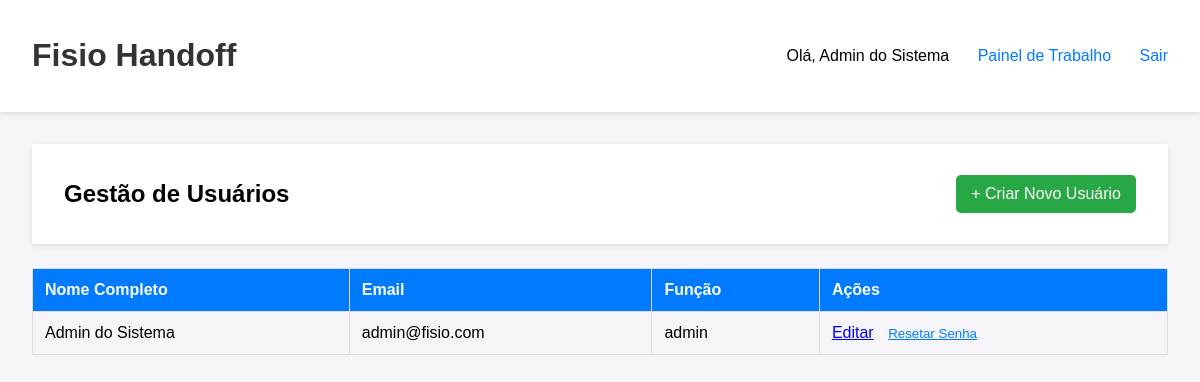
The page /admin/usuarios (signed in) on the database as committed earlier.
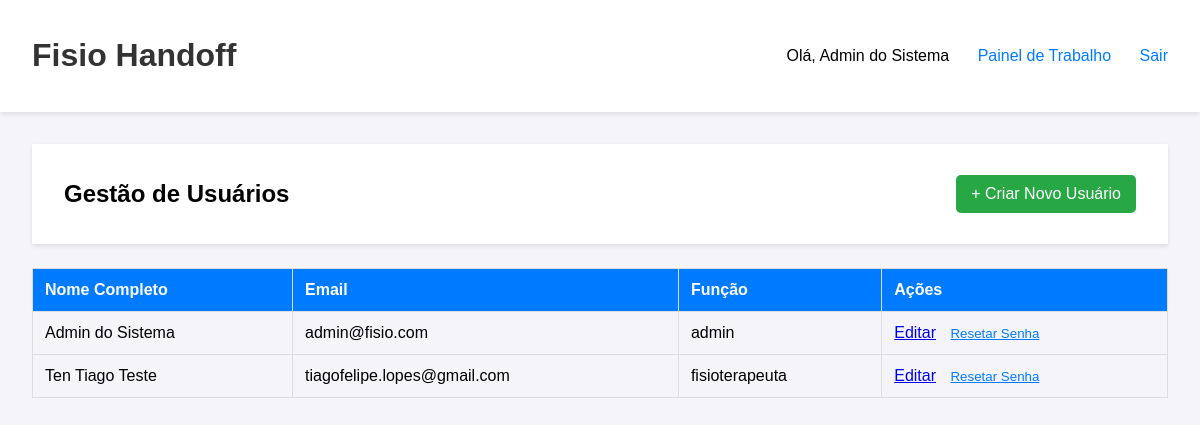
The same page on the database as committed later.
### tables this page shows
CREATE TABLE usuarios (
        id INTEGER PRIMARY KEY AUTOINCREMENT,
        nome_completo TEXT NOT NULL,
        email TEXT NOT NULL UNIQUE,
        senha_hash TEXT NOT NULL,
        funcao TEXT NOT NULL DEFAULT 'fisioterapeuta'
    );

### app.py (the view)
@app.route('/admin/usuarios')
@login_required
@admin_required
def lista_usuarios():
    conn = get_db_connection()
    usuarios = conn.execute('SELECT id, nome_completo, email, funcao FROM usuarios ORDER BY nome_completo').fetchall()
    conn.close()
    return render_template('admin/lista_usuarios.html', usuarios=usuarios)

### app.py (called while the page is built)
def admin_required(f):
    @wraps(f)
    def decorated_function(*args, **kwargs):
        if not current_user.is_authenticated or current_user.funcao != 'admin':
            flash('Acesso negado. Você precisa ser um administrador para ver esta página.', 'error')
            return redirect(url_for('painel_diario'))
        return f(*args, **kwargs)
    return decorated_function

@login_manager.user_loader
def load_user(user_id):
    conn = get_db_connection()
    user_data = conn.execute('SELECT * FROM usuarios WHERE id = ?', (user_id,)).fetchone()
    conn.close()
    if user_data:
        return Usuario(id=user_data['id'], nome_completo=user_data['nome_completo'], email=user_data['email'], funcao=user_data['funcao'])
    return None

def get_db_connection():
    conn = sqlite3.connect(DB_NAME)
    conn.row_factory = sqlite3.Row
    return conn

### templates/admin/lista_usuarios.html (shortened to what this page needs)
{% extends 'base.html' %}
{% block content %}
<div class="header" style="display: flex; justify-content: space-between; align-items: center;">
    <h2>Gestão de Usuários</h2>
    <a href="{{ url_for('criar_usuario') }}" class="btn btn-primary" style="color: white; text-decoration: none;">+ Criar Novo Usuário</a>
</div>
<table class="table">
    <thead>
        <tr>
            <th>Nome Completo</th>
            <th>Email</th>
            <th>Função</th>
            <th>Ações</th>
        </tr>
    </thead>
    <tbody>
        {% for usuario in usuarios %}
        <tr>
            <td>{{ usuario['nome_completo'] }}</td>
            <td>{{ usuario['email'] }}</td>
            <td>{{ usuario['funcao'] }}</td>
            <td class="actions">
                <a href="{{ url_for('editar_usuario', usuario_id=usuario['id']) }}">Editar</a>
                <form action="{{ url_for('resetar_senha', usuario_id=usuario['id']) }}" method="POST" style="display: inline;">
    <button type="submit"
            onclick="return confirm('Tem certeza que deseja gerar uma nova senha para este usuário? Esta ação não pode ser desfeita.');"
            style="background:none; border:none; padding:0; color:#007bff; cursor:pointer; text-decoration: underline;">
        Resetar Senha
    </button>
</form>
            </td>
        </tr>
        {% else %}
        <tr>
            <td colspan="4">Nenhum usuário encontrado.</td>
        </tr>
        {% endfor %}
    </tbody>
</table>
{% endblock %}

### templates/base.html (shortened to what this page needs)
<!DOCTYPE html>
<html lang="pt-br">
<head>
</head>
<body>
    <header class="header">
        <h1><a href="{{ url_for('painel_diario') }}">Fisio Handoff</a></h1>
        <nav class="header-nav">
    {% if current_user.is_authenticated %}
        <span>Olá, {{ current_user.nome_completo }}</span>
        {% if current_user.funcao == 'admin' %}
            {% if request.endpoint == 'lista_usuarios' %}
                <a href="{{ url_for('painel_diario') }}">Painel de Trabalho</a>
            {% else %}
                <a href="{{ url_for('lista_usuarios') }}">Gerenciar Usuários</a>
            {% endif %}
        {% endif %}
        <a href="{{ url_for('logout') }}">Sair</a>
    {% endif %}
</nav>
    </header>
    <main class="container">
        {% block content %}{% endblock %}
    </main>
</body>
</html>

### templates/base.html (style rules this page uses)
body { font-family: Arial, sans-serif; margin: 0; background-color: #f4f4f9; }
.container { max-width: 1200px; margin: 0 auto; padding: 2em; }
.header { display: flex; justify-content: space-between; align-items: center; background-color: #fff; padding: 1em 2em; box-shadow: 0 2px 4px rgba(0,0,0,0.1); }
.header h1 a { color: #333; text-decoration: none; }
.header-nav a { color: #007bff; text-decoration: none; margin-left: 1.5em; }

### templates/admin/lista_usuarios.html (style rules this page uses)
.table { width: 100%; border-collapse: collapse; margin-top: 1.5em; }
.table th, .table td { padding: 12px; border: 1px solid #ddd; text-align: left; }
.table th { background-color: #007bff; color: white; }
.actions a { margin-right: 10px; }
.btn { padding: 10px 15px; border-radius: 5px; text-decoration: none; color: white !important; cursor: pointer; }
.btn-primary { background-color: #28a745; }

Rows that differ between the two databases and show on the page:
added usuarios: nome_completo "Ten Tiago Teste", email "tiagofelipe.lopes@gmail.com", funcao "fisioterapeuta"
